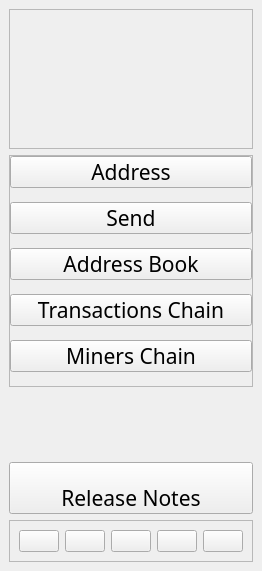
     <widget class="QWidget" name="leftMenu" native="true">
      <layout class="QVBoxLayout" name="verticalLayout">
       <property name="spacing">
        <number>0</number>
       </property>
       <property name="leftMargin">
        <number>0</number>
       </property>
       <property name="topMargin">
        <number>0</number>
       </property>
       <property name="rightMargin">
        <number>0</number>
       </property>
       <property name="bottomMargin">
        <number>0</number>
       </property>
       <item alignment="Qt::AlignLeft">
        <widget class="QWidget" name="leftMenuSub" native="true">
         <layout class="QVBoxLayout" name="verticalLayout_3">
          <item>
           <widget class="QFrame" name="frame">
            <property name="minimumSize">
             <size>
              <width>0</width>
              <height>140</height>
             </size>
            </property>
            <property name="maximumSize">
             <size>
              <width>16777215</width>
              <height>140</height>
             </size>
            </property>
            <property name="frameShape">
             <enum>QFrame::StyledPanel</enum>
            </property>
            <property name="frameShadow">
             <enum>QFrame::Raised</enum>
            </property>
            <layout class="QHBoxLayout" name="horizontalLayout_2">
             <property name="spacing">
              <number>0</number>
             </property>
             <property name="leftMargin">
              <number>0</number>
             </property>
             <property name="topMargin">
              <number>0</number>
             </property>
             <property name="rightMargin">
              <number>0</number>
             </property>
             <property name="bottomMargin">
              <number>0</number>
             </property>
             <item alignment="Qt::AlignTop">
              <widget class="QLabel" name="label">
               <property name="text">
                <string/>
               </property>
               <property name="pixmap">
                <pixmap resource="res_rc.qrc">:/icon/icons/logo4.png</pixmap>
               </property>
              </widget>
             </item>
            </layout>
           </widget>
          </item>
          <item>
           <widget class="QFrame" name="frame_2">
            <property name="sizePolicy">
             <sizepolicy hsizetype="Preferred" vsizetype="Preferred">
              <horstretch>0</horstretch>
              <verstretch>0</verstretch>
             </sizepolicy>
            </property>
            <property name="styleSheet">
             <string notr="true">margin-bottom:14px;</string>
            </property>
            <property name="frameShape">
             <enum>QFrame::StyledPanel</enum>
            </property>
            <property name="frameShadow">
             <enum>QFrame::Raised</enum>
            </property>
            <layout class="QVBoxLayout" name="verticalLayout_2">
             <property name="spacing">
              <number>0</number>
             </property>
             <property name="leftMargin">
              <number>0</number>
             </property>
             <property name="topMargin">
              <number>0</number>
             </property>
             <property name="rightMargin">
              <number>0</number>
             </property>
             <property name="bottomMargin">
              <number>0</number>
             </property>
             <item>
              <widget class="QPushButton" name="address_button">
               <property name="font">
                <font>
                 <family>Microsoft YaHei Light</family>
                 <pointsize>16</pointsize>
                </font>
               </property>
               <property name="styleSheet">
                <string notr="true"/>
               </property>
               <property name="text">
                <string>Address</string>
               </property>
               <property name="icon">
                <iconset resource="res_rc.qrc">
                 <normaloff>:/icon/icons/home.svg</normaloff>:/icon/icons/home.svg</iconset>
               </property>
               <property name="iconSize">
                <size>
                 <width>28</width>
                 <height>28</height>
                </size>
               </property>
              </widget>
             </item>
             <item>
              <widget class="QPushButton" name="send_button">
               <property name="font">
                <font>
                 <family>Microsoft YaHei Light</family>
                 <pointsize>16</pointsize>
                </font>
               </property>
               <property name="styleSheet">
                <string notr="true">#send_button:click{
color:black;
}</string>
               </property>
               <property name="text">
                <string>Send</string>
               </property>
               <property name="icon">
                <iconset resource="res_rc.qrc">
                 <normaloff>:/icon/icons/sender.png</normaloff>:/icon/icons/sender.png</iconset>
               </property>
               <property name="iconSize">
                <size>
                 <width>28</width>
                 <height>28</height>
                </size>
               </property>
              </widget>
             </item>
             <item>
              <widget class="QPushButton" name="contact_button">
               <property name="font">
                <font>
                 <family>Microsoft YaHei Light</family>
                 <pointsize>16</pointsize>
                </font>
               </property>
               <property name="text">
                <string>Address Book</string>
               </property>
               <property name="icon">
                <iconset resource="res_rc.qrc">
                 <normaloff>:/icon/icons/book-open.svg</normaloff>:/icon/icons/book-open.svg</iconset>
               </property>
               <property name="iconSize">
                <size>
                 <width>28</width>
                 <height>28</height>
                </size>
               </property>
              </widget>
             </item>
             <item>
              <widget class="QPushButton" name="transactions_button">
               <property name="font">
                <font>
                 <family>Microsoft YaHei Light</family>
                 <pointsize>16</pointsize>
                </font>
               </property>
               <property name="text">
                <string>Transactions Chain</string>
               </property>
               <property name="icon">
                <iconset resource="res_rc.qrc">
                 <normaloff>:/icon/icons/icons8-возврат-2-50.png</normaloff>:/icon/icons/icons8-возврат-2-50.png</iconset>
               </property>
               <property name="iconSize">
                <size>
                 <width>28</width>
                 <height>28</height>
                </size>
               </property>
              </widget>
             </item>
             <item>
              <widget class="QPushButton" name="miners_button">
               <property name="font">
                <font>
                 <family>Microsoft YaHei Light</family>
                 <pointsize>16</pointsize>
                </font>
               </property>
               <property name="text">
                <string>Miners Chain</string>
               </property>
               <property name="icon">
                <iconset resource="res_rc.qrc">
                 <normaloff>:/icon/icons/icons8-пещера-51.png</normaloff>:/icon/icons/icons8-пещера-51.png</iconset>
               </property>
               <property name="iconSize">
                <size>
                 <width>28</width>
                 <height>28</height>
                </size>
               </property>
              </widget>
             </item>
            </layout>
           </widget>
          </item>
          <item>
           <spacer name="verticalSpacer">
            <property name="orientation">
             <enum>Qt::Vertical</enum>
            </property>
            <property name="sizeType">
             <enum>QSizePolicy::Preferred</enum>
            </property>
            <property name="sizeHint" stdset="0">
             <size>
              <width>20</width>
              <height>40</height>
             </size>
            </property>
           </spacer>
          </item>
          <item alignment="Qt::AlignBottom">
           <widget class="QPushButton" name="notes">
            <property name="font">
             <font>
              <family>Microsoft YaHei Light</family>
              <pointsize>16</pointsize>
             </font>
            </property>
            <property name="styleSheet">
             <string notr="true">margin-top:15px;
padding-top:20px;</string>
            </property>
            <property name="text">
             <string>Release Notes</string>
            </property>
            <property name="icon">
             <iconset resource="res_rc.qrc">
              <normaloff>:/icon/icons/calendar.svg</normaloff>:/icon/icons/calendar.svg</iconset>
            </property>
            <property name="iconSize">
             <size>
              <width>28</width>
              <height>28</height>
             </size>
            </property>
           </widget>
          </item>
          <item alignment="Qt::AlignBottom">
           <widget class="QFrame" name="frame_3">
            <property name="frameShape">
             <enum>QFrame::StyledPanel</enum>
            </property>
            <property name="frameShadow">
             <enum>QFrame::Raised</enum>
            </property>
            <layout class="QHBoxLayout" name="horizontalLayout_3">
             <item>
              <widget class="QPushButton" name="browser_btn">
               <property name="styleSheet">
                <string notr="true">color:white;</string>
               </property>
               <property name="text">
                <string/>
               </property>
               <property name="icon">
                <iconset resource="res_rc.qrc">
                 <normaloff>:/icon/icons/icons8-интернет-50.png</normaloff>:/icon/icons/icons8-интернет-50.png</iconset>
               </property>
               <property name="iconSize">
                <size>
                 <width>40</width>
                 <height>40</height>
                </size>
               </property>
              </widget>
             </item>
             <item>
              <widget class="QPushButton" name="twitter_btn">
               <property name="styleSheet">
                <string notr="true">color:white;</string>
               </property>
               <property name="text">
                <string/>
               </property>
               <property name="icon">
                <iconset resource="res_rc.qrc">
                 <normaloff>:/icon/icons/twitter.svg</normaloff>:/icon/icons/twitter.svg</iconset>
               </property>
               <property name="iconSize">
                <size>
                 <width>40</width>
                 <height>40</height>
                </size>
               </property>
              </widget>
             </item>
             <item>
              <widget class="QPushButton" name="discord_btn">
               <property name="styleSheet">
                <string notr="true">color:white;</string>
               </property>
               <property name="text">
                <string/>
               </property>
               <property name="icon">
                <iconset resource="res_rc.qrc">
                 <normaloff>:/icon/icons/discord.svg</normaloff>:/icon/icons/discord.svg</iconset>
               </property>
               <property name="iconSize">
                <size>
                 <width>40</width>
                 <height>40</height>
                </size>
               </property>
              </widget>
             </item>
             <item>
              <widget class="QPushButton" name="telegram_btn">
               <property name="styleSheet">
                <string notr="true">color:white;</string>
               </property>
               <property name="text">
                <string/>
               </property>
               <property name="icon">
                <iconset resource="res_rc.qrc">
                 <normaloff>:/icon/icons/icons8-телеграм-48.png</normaloff>:/icon/icons/icons8-телеграм-48.png</iconset>
               </property>
               <property name="iconSize">
                <size>
                 <width>40</width>
                 <height>40</height>
                </size>
               </property>
              </widget>
             </item>
             <item>
              <widget class="QPushButton" name="git_btn">
               <property name="styleSheet">
                <string notr="true">color:white;</string>
               </property>
               <property name="text">
                <string/>
               </property>
               <property name="icon">
                <iconset resource="res_rc.qrc">
                 <normaloff>:/icon/icons/icons8-github-48.png</normaloff>:/icon/icons/icons8-github-48.png</iconset>
               </property>
               <property name="iconSize">
                <size>
                 <width>40</width>
                 <height>40</height>
                </size>
               </property>
              </widget>
             </item>
            </layout>
           </widget>
          </item>
         </layout>
        </widget>
       </item>
      </layout>
     </widget>
